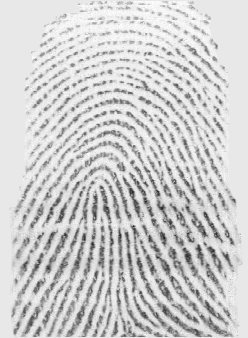
#> input picture Images/Genuine/10_1.png, 248 x 338 px; its folder holds only this picture in this run
$ jupyter execute '1_Fingerprint Minutiae Extraction.ipynb'   (older library calls are emulated)
#> lines starting #> are read from the running program, lines starting #| are printed output that depends on the picture; after the words box and inside, x2 and y2 are one past the last pixel; in counts of white or black regions, pixels touching at a corner belong together
#> in process_and_save_enhanced_fingerprints, image is the input picture: shape (338, 248); min 28, max 255, mean 206.3
### fingerprint_enhancer/fingerprint_image_enhancer.py
# -*- coding: utf-8 -*-
"""
Created on Mon Nov 4 19:46:32 2020

@author: utkarsh
"""

import math
import os

import cv2
import numpy as np
import scipy
from scipy import ndimage, signal


# pylint: disable=too-many-instance-attributes, too-many-function-args, too-many-locals, too-many-arguments
class FingerprintImageEnhancer:
    """Fingerprint Enhancer Object."""

    def __init__(
        self,
        ridge_segment_blksze=16,
        ridge_segment_thresh=0.1,
        gradient_sigma=1,
        block_sigma=7,
        orient_smooth_sigma=7,
        ridge_freq_blksze=38,
        ridge_freq_windsze=5,
        min_wave_length=5,
        max_wave_length=15,
        relative_scale_factor_x=0.65,
        relative_scale_factor_y=0.65,
        angle_inc=3.0,
        ridge_filter_thresh=-3,
    ):
        """initialize the object

        Args:
            ridge_segment_blksze (int, optional): ridge_segment_blksze. Defaults to 16.
            ridge_segment_thresh (float, optional): ridge_segment_thresh. Defaults to 0.1.
            gradient_sigma (int, optional): gradient_sigma. Defaults to 1.
            block_sigma (int, optional): block_sigma. Defaults to 7.
            orient_smooth_sigma (int, optional): orient_smooth_sigma. Defaults to 7.
            ridge_freq_blksze (int, optional): block size for ridge_freq calculation. Defaults to 38.
            ridge_freq_windsze (int, optional): window size for ridge_freq calculation. Defaults to 5.
            min_wave_length (int, optional): min_wave_length. Defaults to 5.
            max_wave_length (int, optional): max_wave_length. Defaults to 15.
            relative_scale_factor_x (float, optional): relative_scale_factor_x. Defaults to 0.65.
            relative_scale_factor_y (float, optional): relative_scale_factor_x. Defaults to 0.65.
            angle_inc (float, optional): angle increment for gabor filtering. Defaults to 3.0.
            ridge_filter_thresh (int, optional): ridge filter threshold. Defaults to -3.
        """
        self.ridge_segment_blksze = ridge_segment_blksze
        self.ridge_segment_thresh = ridge_segment_thresh
        self.gradient_sigma = gradient_sigma
        self.block_sigma = block_sigma
        self.orient_smooth_sigma = orient_smooth_sigma
        self.ridge_freq_blksze = ridge_freq_blksze
        self.ridge_freq_windsze = ridge_freq_windsze
        self.min_wave_length = min_wave_length
        self.max_wave_length = max_wave_length
        self.relative_scale_factor_x = relative_scale_factor_x
        self.relative_scale_factor_y = relative_scale_factor_y
        self.angle_inc = angle_inc
        self.ridge_filter_thresh = ridge_filter_thresh

        self._mask = []
        self._normim = []
        self._orientim = []
        self._mean_freq = []
        self._median_freq = []
        self._freq = []
        self._freqim = []
        self._binim = []

    def __normalise(self, img: np.ndarray) -> np.ndarray:
        """Normalize the image.

        Args:
            img (np.ndarray): input image.

        Raises:
            ValueError: raises an exception if image is faulty.

        Returns:
            np.ndarray: normalized image
        """
        if np.std(img) == 0:
            raise ValueError("Image standard deviation is 0. Please review image again")
        normed = (img - np.mean(img)) / (np.std(img))
        return normed

    def __ridge_segment(self, img: np.ndarray):
        # RIDGESEGMENT - Normalises fingerprint image and segments ridge region
        #
        # Function identifies ridge regions of a fingerprint image and returns a
        # mask identifying this region.  It also normalises the intesity values of
        # the image so that the ridge regions have zero mean, unit standard
        # deviation.
        #
        # This function breaks the image up into blocks of size blksze x blksze and
        # evaluates the standard deviation in each region.  If the standard
        # deviation is above the threshold it is deemed part of the fingerprint.
        # Note that the image is normalised to have zero mean, unit standard
        # deviation prior to performing this process so that the threshold you
        # specify is relative to a unit standard deviation.
        #
        # Usage:   [normim, mask, maskind] = ridgesegment(im, blksze, thresh)
        #
        # Arguments:   im     - Fingerprint image to be segmented.
        #              blksze - Block size over which the the standard
        #                       deviation is determined (try a value of 16).
        #              thresh - Threshold of standard deviation to decide if a
        #                       block is a ridge region (Try a value 0.1 - 0.2)
        #
        # Ouput:     normim - Image where the ridge regions are renormalised to
        #                       have zero mean, unit standard deviation.
        #              mask   - Mask indicating ridge-like regions of the image,
        #                       0 for non ridge regions, 1 for ridge regions.
        #              maskind - Vector of indices of locations within the mask.
        #
        # Suggested values for a 500dpi fingerprint image:
        #
        #   [normim, mask, maskind] = ridgesegment(im, 16, 0.1)
        #
        # See also: RIDGEORIENT, RIDGEFREQ, RIDGEFILTER

        ### REFERENCES

        # Peter Kovesi
        # School of Computer Science & Software Engineering
        # The University of Western Australia
        # pk at csse uwa edu au
        # http://www.csse.uwa.edu.au/~pk

        normalized_im = self.__normalise(img)  # normalise to get zero mean and unit standard deviation
        rows, cols = img.shape
        new_rows = int(self.ridge_segment_blksze * np.ceil((float(rows)) / (float(self.ridge_segment_blksze))))
        new_cols = int(self.ridge_segment_blksze * np.ceil((float(cols)) / (float(self.ridge_segment_blksze))))

        padded_img = np.zeros((new_rows, new_cols))
        stddevim = np.zeros((new_rows, new_cols))
        padded_img[0:rows][:, 0:cols] = normalized_im
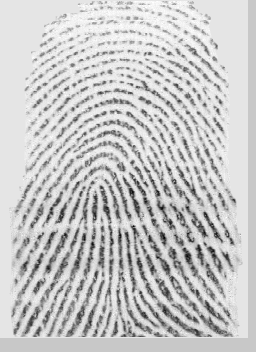
#> padded_img: shape (352, 256) float64; min -4.51, max 1.23, mean 1.16e-16; drawn with min black and max white
        for i in range(0, new_rows, self.ridge_segment_blksze):
            for j in range(0, new_cols, self.ridge_segment_blksze):
                block = padded_img[i : i + self.ridge_segment_blksze][:, j : j + self.ridge_segment_blksze]

                stddevim[i : i + self.ridge_segment_blksze][:, j : j + self.ridge_segment_blksze] = np.std(block) * np.ones(
                    block.shape
                )
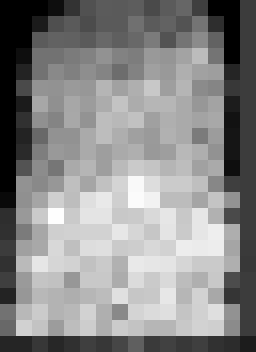
#> stddevim: shape (352, 256) float64; min 1.11e-16, max 1.4, mean 0.754; drawn with min black and max white

        stddevim = stddevim[0:rows][:, 0:cols]
#> stddevim: shape (338, 248) float64
        self._mask = stddevim > self.ridge_segment_thresh
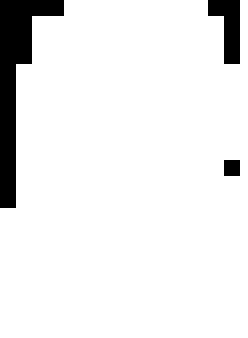
#> self._mask: shape (338, 248) bool; 92.4% white; 3 black regions, box (x1, y1, x2, y2) and area: (0, 0, 64, 208) 4864, (208, 0, 240, 64) 1280, (224, 160, 240, 176) 256
        mean_val = np.mean(normalized_im[self._mask])
#> mean_val = -0.0537
        std_val = np.std(normalized_im[self._mask])
#> std_val = 1.02
        self._normim = (normalized_im - mean_val) / (std_val)

    def __ridge_orient(self) -> None:
        # RIDGEORIENT - Estimates the local orientation of ridges in a fingerprint
        #
        # Usage:  [orientim, reliability, coherence] = ridgeorientation(im, gradientsigma,...
        #                                             blocksigma, ...
        #                                             orientsmoothsigma)
        #
        # Arguments:  im                - A normalised input image.
        #             gradientsigma     - Sigma of the derivative of Gaussian
        #                                 used to compute image gradients.
        #             blocksigma        - Sigma of the Gaussian weighting used to
        #                                 sum the gradient moments.
        #             orientsmoothsigma - Sigma of the Gaussian used to smooth
        #                                 the final orientation vector field.
        #                                 Optional: if ommitted it defaults to 0
        #
        # Output:    orientim          - The orientation image in radians.
        #                                 Orientation values are +ve clockwise
        #                                 and give the direction *along* the
        #                                 ridges.
        #             reliability       - Measure of the reliability of the
        #                                 orientation measure.  This is a value
        #                                 between 0 and 1. I think a value above
        #                                 about 0.5 can be considered 'reliable'.
        #                                 reliability = 1 - Imin./(Imax+.001);
        #             coherence         - A measure of the degree to which the local
        #                                 area is oriented.
        #                                 coherence = ((Imax-Imin)./(Imax+Imin)).^2;
        #
        # With a fingerprint image at a 'standard' resolution of 500dpi suggested
        # parameter values might be:
        #
        #    [orientim, reliability] = ridgeorient(im, 1, 3, 3);
        #
        # See also: RIDGESEGMENT, RIDGEFREQ, RIDGEFILTER

        ### REFERENCES

        # May 2003      Original version by Raymond Thai,
        # January 2005  Reworked by Peter Kovesi
        # October 2011  Added coherence computation and orientsmoothsigma made optional
        #
        # School of Computer Science & Software Engineering
        # The University of Western Australia
        # pk at csse uwa edu au
        # http://www.csse.uwa.edu.au/~pk

        # Calculate image gradients.
        sze = np.fix(6 * self.gradient_sigma)
        if np.remainder(sze, 2) == 0:
            sze = sze + 1

        gauss = cv2.getGaussianKernel(int(sze), self.gradient_sigma)
        filter_gauss = gauss * gauss.T

        filter_grad_y, filter_grad_x = np.gradient(filter_gauss)  # Gradient of Gaussian

        gradient_x = signal.convolve2d(self._normim, filter_grad_x, mode="same")
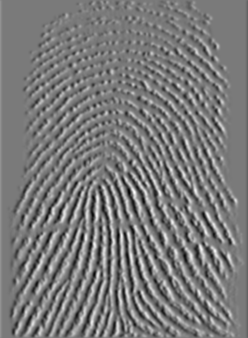
#> gradient_x: shape (338, 248) float64; min -1.23, max 1.34, mean -1.66e-18; drawn with min black and max white
        gradient_y = signal.convolve2d(self._normim, filter_grad_y, mode="same")
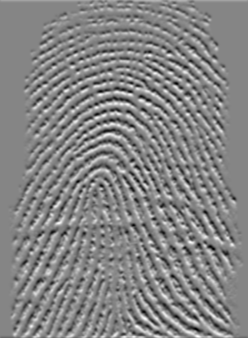
#> gradient_y: shape (338, 248) float64; min -1.08, max 0.983, mean -0.000656; drawn with min black and max white

        grad_x2 = np.power(gradient_x, 2)
        grad_y2 = np.power(gradient_y, 2)
        grad_xy = gradient_x * gradient_y

        # Now smooth the covariance data to perform a weighted summation of the data.
        sze = np.fix(6 * self.block_sigma)

        gauss = cv2.getGaussianKernel(int(sze), self.block_sigma)
        filter_gauss = gauss * gauss.T

        grad_x2 = ndimage.convolve(grad_x2, filter_gauss)
        grad_y2 = ndimage.convolve(grad_y2, filter_gauss)
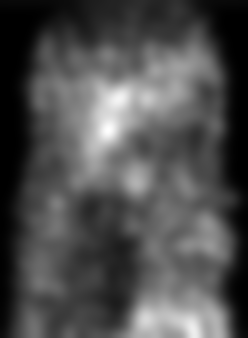
#> grad_y2: shape (338, 248) float64; min 2.43e-34, max 0.216, mean 0.0667; drawn with min black and max white
        grad_xy = 2 * ndimage.convolve(grad_xy, filter_gauss)
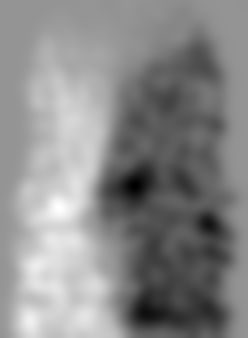
#> grad_xy: shape (338, 248) float64; min -0.361, max 0.26, mean -0.026; drawn with min black and max white

        # Analytic solution of principal direction
        denom = np.sqrt(np.power(grad_xy, 2) + np.power((grad_x2 - grad_y2), 2)) + np.finfo(float).eps
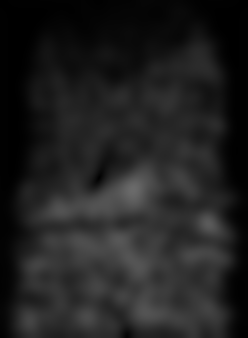
#> denom: shape (338, 248) float64; min 7.79e-07, max 0.42, mean 0.129

        sin_2_theta = grad_xy / denom  # Sine and cosine of doubled angles
        cos_2_theta = (grad_x2 - grad_y2) / denom

        if self.orient_smooth_sigma:
            sze = np.fix(6 * self.orient_smooth_sigma)
            if np.remainder(sze, 2) == 0:
                sze = sze + 1
            gauss = cv2.getGaussianKernel(int(sze), self.orient_smooth_sigma)
            filter_gauss = gauss * gauss.T
            cos_2_theta = ndimage.convolve(cos_2_theta, filter_gauss)  # Smoothed sine and cosine of
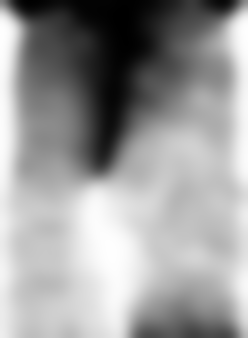
#> cos_2_theta: shape (338, 248) float64; min -0.995, max 0.998, mean 0.222; drawn with min black and max white
            sin_2_theta = ndimage.convolve(sin_2_theta, filter_gauss)  # doubled angles
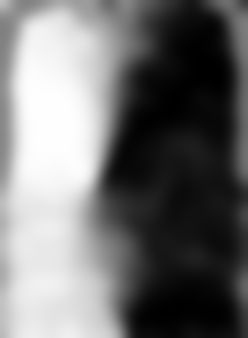
#> sin_2_theta: shape (338, 248) float64; min -0.998, max 0.999, mean -0.105; drawn with min black and max white

        self._orientim = np.pi / 2 + np.arctan2(sin_2_theta, cos_2_theta) / 2

    def __ridge_freq(self):
        # RIDGEFREQ - Calculates a ridge frequency image
        #
        # Function to estimate the fingerprint ridge frequency across a
        # fingerprint image. This is done by considering blocks of the image and
        # determining a ridgecount within each block by a call to FREQEST.
        #
        # Usage:
        #  [freqim, medianfreq] =  ridgefreq(im, mask, orientim, blksze, windsze, ...
        #                                    minWaveLength, maxWaveLength)
        #
        # Arguments:
        #         im       - Image to be processed.
        #         mask     - Mask defining ridge regions (obtained from RIDGESEGMENT)
        #         orientim - Ridge orientation image (obtained from RIDGORIENT)
        #         blksze   - Size of image block to use (say 32)
        #         windsze  - Window length used to identify peaks. This should be
        #                    an odd integer, say 3 or 5.
        #         minWaveLength,  maxWaveLength - Minimum and maximum ridge
        #                     wavelengths, in pixels, considered acceptable.
        #
        # Output:
        #         freqim     - An image  the same size as im with  values set to
        #                      the estimated ridge spatial frequency within each
        #                      image block.  If a  ridge frequency cannot be
        #                      found within a block, or cannot be found within the
        #                      limits set by min and max Wavlength freqim is set
        #                      to zeros within that block.
        #         medianfreq - Median frequency value evaluated over all the
        #                      valid regions of the image.
        #
        # Suggested parameters for a 500dpi fingerprint image
        #   [freqim, medianfreq] = ridgefreq(im,orientim, 32, 5, 5, 15);
        #

        # See also: RIDGEORIENT, FREQEST, RIDGESEGMENT

        # Reference:
        # Hong, L., Wan, Y., and Jain, A. K. Fingerprint image enhancement:
        # Algorithm and performance evaluation. IEEE Transactions on Pattern
        # Analysis and Machine Intelligence 20, 8 (1998), 777 789.

        ### REFERENCES

        # Peter Kovesi
        # School of Computer Science & Software Engineering
        # The University of Western Australia
        # pk at csse uwa edu au
        # http://www.csse.uwa.edu.au/~pk

        rows, cols = self._normim.shape
#> (the rest of the program and of its run is left out)
